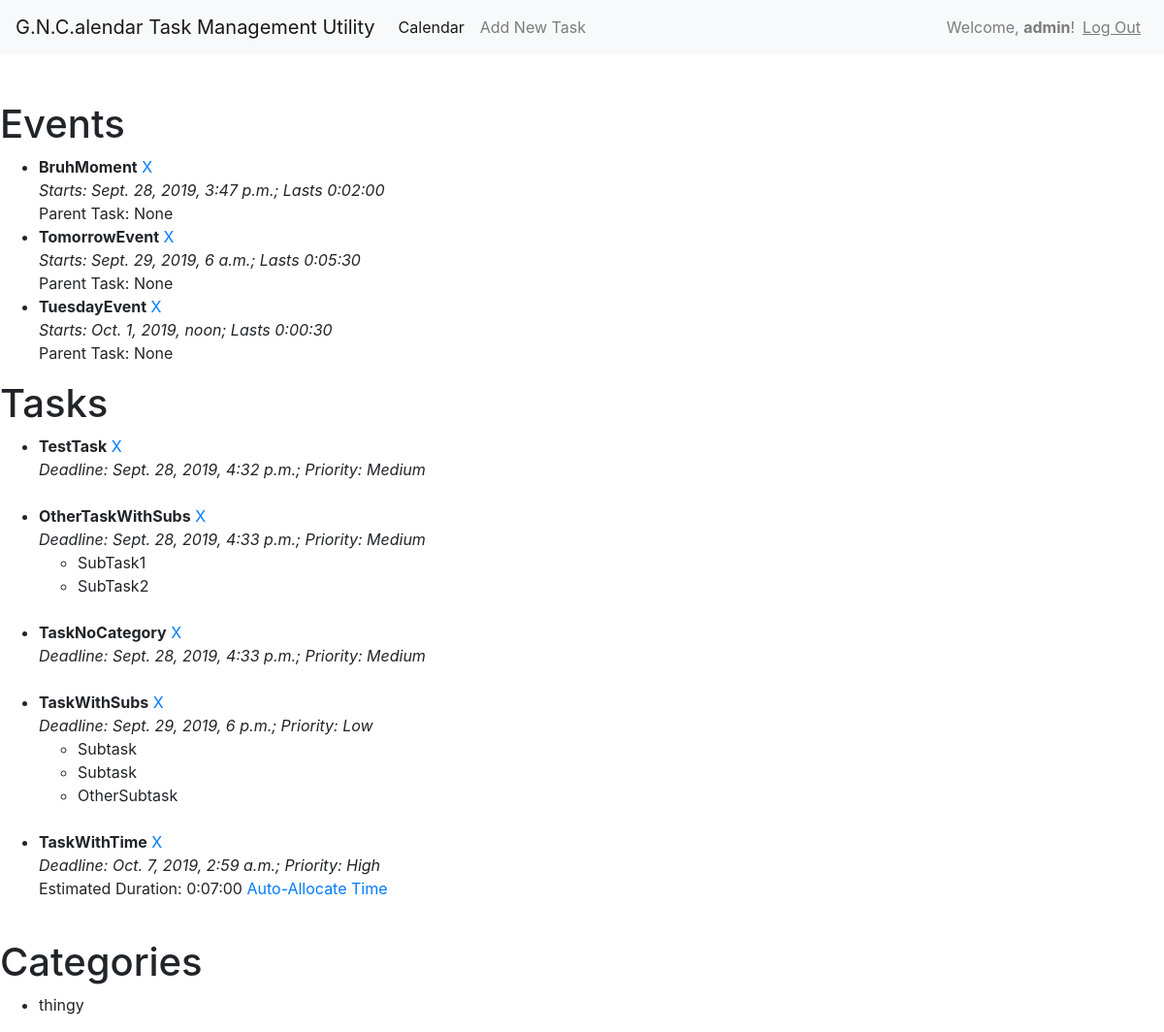
The page /cal/ (signed in) on the database as committed earlier.
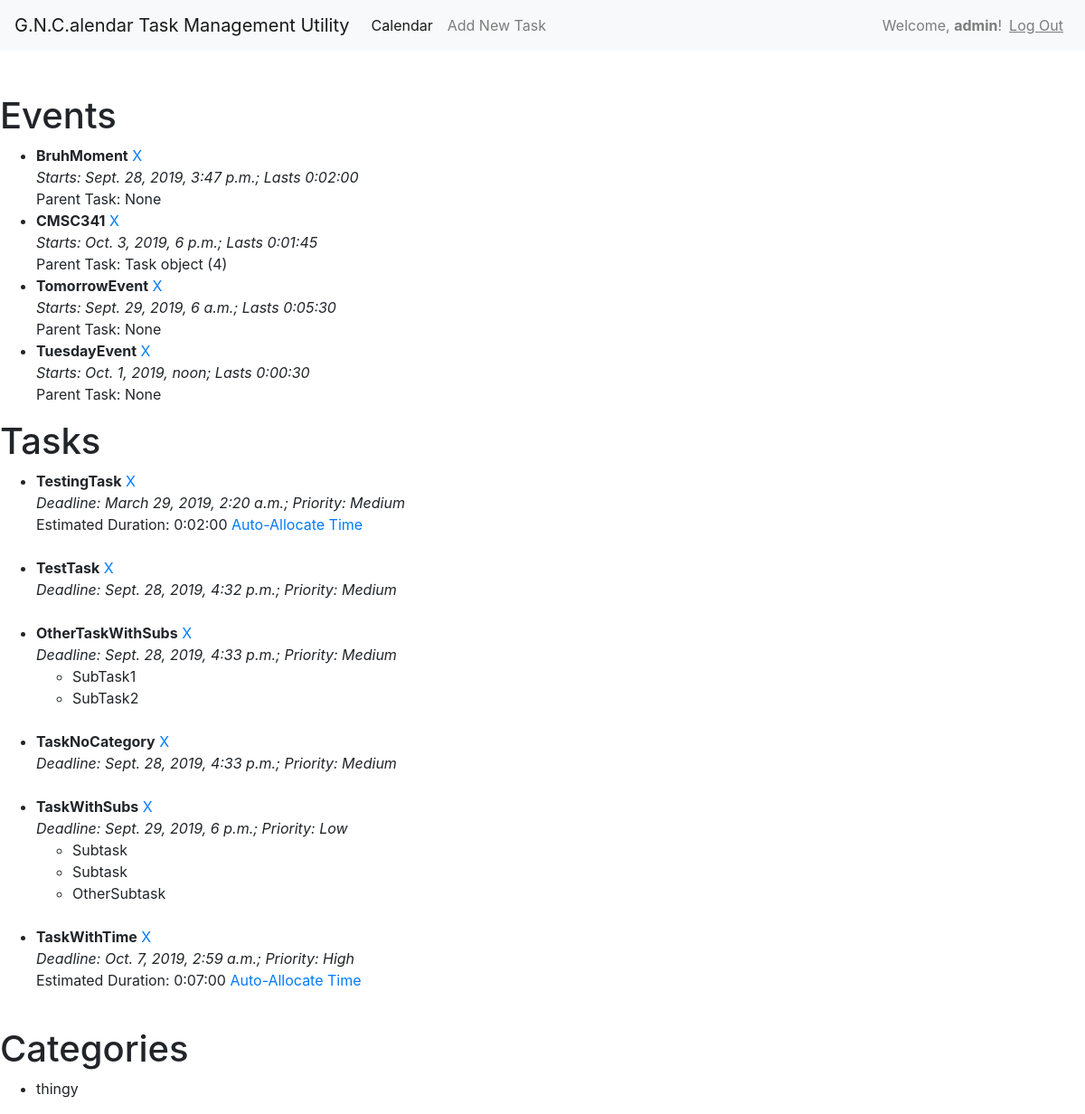
The same page on the database as committed later.
### calapp/models.py (models this page shows)
class Event(models.Model):
    user = models.ForeignKey(
        settings.AUTH_USER_MODEL,
        on_delete=models.CASCADE,
    )
    event_name = models.CharField(max_length=300)
    parent_task = models.ForeignKey(Task, on_delete=models.CASCADE, null=True, blank=True)
    category = models.ForeignKey(Category, on_delete=models.CASCADE, null=True, blank=True)
    start_time = models.DateTimeField()
    duration = models.DurationField()

class Task(models.Model):
    user = models.ForeignKey(
        settings.AUTH_USER_MODEL,
        on_delete=models.CASCADE,
    )
    task_name = models.CharField(max_length=300)
    deadline = models.DateTimeField()
    PRIORITY_CHOICES = (
        ("HIGH_PRI", "High"),
        ("MED_PRI", "Medium"),
        ("LOW_PRI", "Low"),
    )
    priority = models.CharField(max_length=15, choices=PRIORITY_CHOICES, default="MED_PRI")
    category = models.ForeignKey(Category, on_delete=models.CASCADE, null=True, blank=True)
    completed = models.BooleanField()
    estimatedDuration = models.DurationField(null=True, blank=True)

class Subtask(models.Model):
    user = models.ForeignKey(
        settings.AUTH_USER_MODEL,
        on_delete=models.CASCADE,
    )
    subtask_name = models.CharField(max_length=300)
    parent_task = models.ForeignKey(Task, on_delete=models.CASCADE)
    completed = models.BooleanField()

class Category(models.Model):
    user = models.ForeignKey(
        settings.AUTH_USER_MODEL,
        on_delete=models.CASCADE,
    )
    category_name = models.CharField(max_length=300)
    parent_category = models.ForeignKey("self", on_delete=models.CASCADE, null=True, blank=True)
    color_hex = models.CharField(max_length=6)

### calapp/views.py (the view)
# urls.py: path('', views.index, name='index'),
def index(request):
    if (not request.user.is_authenticated):
        return HttpResponse("Not logged in!")
    all_events = Event.objects.filter(user__exact=request.user).order_by("event_name")
    tasks = Task.objects.filter(user__exact=request.user).order_by("deadline")
    subtasks = Subtask.objects.filter(user__exact=request.user).all
    categories = Category.objects.filter(user__exact=request.user).all
    template = loader.get_template("calapp/index.html")
    context = {
        "all_events": all_events,
        "tasks": tasks,
        "subtasks": subtasks,
        "categories": categories,
    }
    return HttpResponse(template.render(context, request))

### calapp/templates/calapp/index.html (shortened to what this page needs)
<!doctype html>
<html>
<head>
    <link rel="stylesheet" href="https://stackpath.bootstrapcdn.com/bootstrap/4.3.1/css/bootstrap.min.css">
</head>
<body>
<nav class="navbar navbar-expand-lg navbar-light bg-light">
  <a class="navbar-brand" href="/">G.N.C.alendar Task Management Utility</a>
  <div class="collapse navbar-collapse" id="navbarSupportedContent">
    <ul class="navbar-nav mr-auto">
      <li class="nav-item active">
        <a class="nav-link" href="#">Calendar <span class="sr-only">(current)</span></a>
      </li>
      <li class="nav-item">
        <a class="nav-link" href="./newtask">Add New Task</a>
      </li>
    </ul>
    <ul class="navbar-nav ml-auto">
      <li class="nav-item">
        <span class="navbar-text">
            Welcome, <b>{{ user.get_username }}</b>!
        </span>
      </li>
      <li class="nav-item">
        <a class="nav-link" href="#"><u>Log Out</u></a>
      </li>
    </ul>
  </div>
</nav>
<br><br>
<h1>Events</h1>
{% if all_events %}
    <ul>
    {% for event in all_events %}
        <li>
        <b>{{ event.event_name }}</b> <a href="./deleteevent?id={{ event.id }}">X</a><br>
        <i>Starts: {{ event.start_time }}; Lasts {{ event.duration }}<br></i>
        Parent Task: {{ event.parent_task }}
        </li>
    {% endfor %}
    </ul>
{% else %}
    <p>There are no events! Do something with your life!</p>
{% endif %}
<h1>Tasks</h1>
{% if tasks %}
    <ul>
    {% for task in tasks %}
        <li>
        <b>{{ task.task_name }}</b> <a href="./deletetask?id={{ task.id }}">X</a><br>
        <i>Deadline: {{ task.deadline }}; Priority: {{ task.get_priority_display }}</i><br>
        {% if task.estimatedDuration %}
            Estimated Duration: {{ task.estimatedDuration }} <a href="./allocatetasktime?id={{ task.id }}">Auto-Allocate Time</a><br>
        {% endif %}
        {% if task.subtask_set %}
            <ul>
            {% for subtask in task.subtask_set.all %}
                <li>{{ subtask.subtask_name }}</li>
            {% endfor %}
            </ul>
        {% endif %}
        <br>
        </li>
    {% endfor %}
    </ul>
{% else %}
    <p>There are no tasks! Do something with your life!</p>
{% endif %}
<h1>Categories</h1>
{% if categories %}
    <ul>
    {% for category in categories %}
        <li>{{ category.category_name }}</li>
    {% endfor %}
    </ul>
{% else %}
    <p>There are no categories! Do something with your life!</p>
{% endif %}
</body>
</html>

Rows that differ between the two databases and show on the page:
added Event: event_name "CMSC341", start_time "Oct. 3, 2019, 6 p.m.", duration "0:01:45", parent_task "Task object (4)"
added Task: task_name "TestingTask", deadline "March 29, 2019, 2:20 a.m.", priority "Medium", estimatedDuration "0:02:00"
